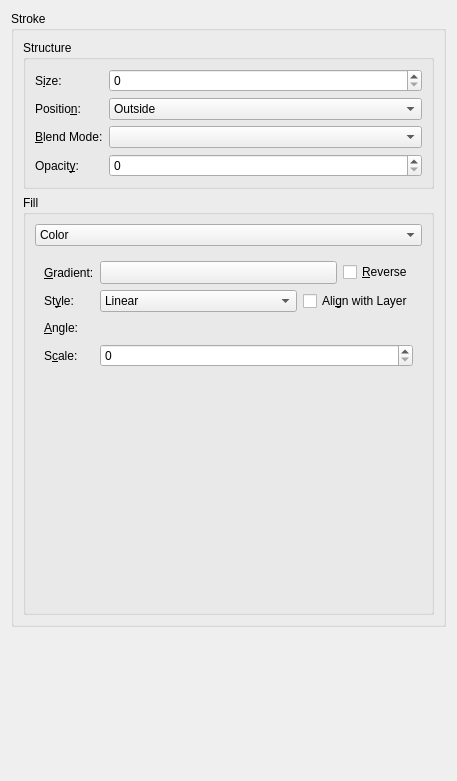
<?xml version="1.0" encoding="utf-8"?>
<ui version="4.0">
 <author>
    SPDX-FileCopyrightText: none
    SPDX-License-Identifier: GPL-3.0-or-later
  </author>
 <class>WdgStroke</class>
 <widget class="QWidget" name="WdgStroke">
  <property name="geometry">
   <rect>
    <x>0</x>
    <y>0</y>
    <width>457</width>
    <height>781</height>
   </rect>
  </property>
  <layout class="QGridLayout" name="gridLayout">
   <item column="0" row="0">
    <widget class="QGroupBox" name="groupBox">
     <property name="title">
      <string comment="Layer Style - Stroke">Stroke</string>
     </property>
     <layout class="QGridLayout" name="gridLayout_2">
      <item column="0" row="0">
       <widget class="QGroupBox" name="groupBox_2">
        <property name="title">
         <string>Structure</string>
        </property>
        <layout class="QFormLayout" name="formLayout">
         <item column="0" row="0">
          <widget class="QLabel" name="label">
           <property name="text">
            <string>S&amp;ize:</string>
           </property>
           <property name="buddy">
            <cstring>intSize</cstring>
           </property>
          </widget>
         </item>
         <item column="1" row="0">
          <widget class="KisSliderSpinBox" name="intSize" native="true">
           <property name="sizePolicy">
            <sizepolicy hsizetype="Expanding" vsizetype="Preferred">
             <horstretch>0</horstretch>
             <verstretch>0</verstretch>
            </sizepolicy>
           </property>
          </widget>
         </item>
         <item column="0" row="1">
          <widget class="QLabel" name="label_2">
           <property name="text">
            <string>Positio&amp;n:</string>
           </property>
           <property name="buddy">
            <cstring>cmbPosition</cstring>
           </property>
          </widget>
         </item>
         <item column="1" row="1">
          <widget class="QComboBox" name="cmbPosition">
           <property name="sizePolicy">
            <sizepolicy hsizetype="Expanding" vsizetype="Fixed">
             <horstretch>0</horstretch>
             <verstretch>0</verstretch>
            </sizepolicy>
           </property>
           <item>
            <property name="text">
             <string comment="@item:inlistbox Layer Style: Stroke position">Outside</string>
            </property>
           </item>
           <item>
            <property name="text">
             <string comment="@item:inlistbox Layer Style: Stroke position">Inside</string>
            </property>
           </item>
           <item>
            <property name="text">
             <string comment="@item:inlistbox Layer Style: Stroke position">Center</string>
            </property>
           </item>
          </widget>
         </item>
         <item column="0" row="2">
          <widget class="QLabel" name="label_3">
           <property name="text">
            <string>&amp;Blend Mode:</string>
           </property>
           <property name="buddy">
            <cstring>cmbCompositeOp</cstring>
           </property>
          </widget>
         </item>
         <item column="1" row="2">
          <widget class="KisLayerStyleCompositeOpComboBox" name="cmbCompositeOp">
           <property name="sizePolicy">
            <sizepolicy hsizetype="Expanding" vsizetype="Fixed">
             <horstretch>0</horstretch>
             <verstretch>0</verstretch>
            </sizepolicy>
           </property>
          </widget>
         </item>
         <item column="0" row="3">
          <widget class="QLabel" name="label_4">
           <property name="text">
            <string>Opacit&amp;y:</string>
           </property>
           <property name="buddy">
            <cstring>intOpacity</cstring>
           </property>
          </widget>
         </item>
         <item column="1" row="3">
          <widget class="KisSliderSpinBox" name="intOpacity" native="true">
           <property name="sizePolicy">
            <sizepolicy hsizetype="Expanding" vsizetype="Preferred">
             <horstretch>0</horstretch>
             <verstretch>0</verstretch>
            </sizepolicy>
           </property>
          </widget>
         </item>
        </layout>
       </widget>
      </item>
      <item column="0" row="1">
       <widget class="QGroupBox" name="groupBox_3">
        <property name="title">
         <string comment="@title:group In Layer Style">Fill</string>
        </property>
        <layout class="QVBoxLayout" name="verticalLayout">
         <item>
          <widget class="QComboBox" name="cmbFillType">
           <item>
            <property name="text">
             <string>Color</string>
            </property>
           </item>
           <item>
            <property name="text">
             <string>Gradient</string>
            </property>
           </item>
           <item>
            <property name="text">
             <string comment="@title:group In Layer Style">Pattern</string>
            </property>
           </item>
          </widget>
         </item>
         <item>
          <widget class="QStackedWidget" name="fillStack">
           <property name="currentIndex">
            <number>1</number>
           </property>
           <widget class="QWidget" name="page_3">
            <layout class="QFormLayout" name="formLayout_2">
             <item column="0" row="0">
              <widget class="QLabel" name="label_5">
               <property name="text">
                <string>Color:</string>
               </property>
              </widget>
             </item>
             <item column="1" row="0">
              <widget class="KisColorButton" name="bnColor">
               <property name="text">
                <string>...</string>
               </property>
              </widget>
             </item>
            </layout>
           </widget>
           <widget class="QWidget" name="page_4">
            <layout class="QFormLayout" name="formLayout_3">
             <item column="0" row="0">
              <widget class="QLabel" name="label_7">
               <property name="text">
                <string>&amp;Gradient:</string>
               </property>
               <property name="buddy">
                <cstring>cmbGradient</cstring>
               </property>
              </widget>
             </item>
             <item column="1" row="0">
              <layout class="QHBoxLayout" name="horizontalLayout_3">
               <item>
                <widget class="KisCmbGradient" name="cmbGradient">
                 <property name="sizePolicy">
                  <sizepolicy hsizetype="Expanding" vsizetype="Fixed">
                   <horstretch>0</horstretch>
                   <verstretch>0</verstretch>
                  </sizepolicy>
                 </property>
                </widget>
               </item>
               <item>
                <widget class="QCheckBox" name="chkReverse">
                 <property name="text">
                  <string>&amp;Reverse</string>
                 </property>
                </widget>
               </item>
              </layout>
             </item>
             <item column="0" row="1">
              <widget class="QLabel" name="label_6">
               <property name="text">
                <string>St&amp;yle:</string>
               </property>
               <property name="buddy">
                <cstring>cmbStyle</cstring>
               </property>
              </widget>
             </item>
             <item column="1" row="1">
              <layout class="QHBoxLayout" name="horizontalLayout_4">
               <item>
                <widget class="QComboBox" name="cmbStyle">
                 <property name="sizePolicy">
                  <sizepolicy hsizetype="Expanding" vsizetype="Fixed">
                   <horstretch>0</horstretch>
                   <verstretch>0</verstretch>
                  </sizepolicy>
                 </property>
                 <item>
                  <property name="text">
                   <string comment="Gradient type - Linear">Linear</string>
                  </property>
                 </item>
                 <item>
                  <property name="text">
                   <string>Radial</string>
                  </property>
                 </item>
                 <item>
                  <property name="text">
                   <string comment="@item:inlistbox Gradient style">Angle</string>
                  </property>
                 </item>
                 <item>
                  <property name="text">
                   <string>Reflected</string>
                  </property>
                 </item>
                 <item>
                  <property name="text">
                   <string comment="Gradient type - Diamond">Diamond</string>
                  </property>
                 </item>
                </widget>
               </item>
               <item>
                <widget class="QCheckBox" name="chkAlignWithLayer">
                 <property name="text">
                  <string>Ali&amp;gn with Layer</string>
                 </property>
                </widget>
               </item>
              </layout>
             </item>
             <item column="0" row="2">
              <widget class="QLabel" name="label_9">
               <property name="text">
                <string>&amp;Angle:</string>
               </property>
               <property name="buddy">
                <cstring>angleSelector</cstring>
               </property>
              </widget>
             </item>
             <item column="0" row="4">
              <widget class="QLabel" name="label_8">
               <property name="text">
                <string>S&amp;cale:</string>
               </property>
               <property name="buddy">
                <cstring>intScale</cstring>
               </property>
              </widget>
             </item>
             <item column="1" row="4">
              <widget class="KisSliderSpinBox" name="intScale" native="true">
               <property name="sizePolicy">
                <sizepolicy hsizetype="Expanding" vsizetype="Preferred">
                 <horstretch>0</horstretch>
                 <verstretch>0</verstretch>
                </sizepolicy>
               </property>
               <property name="toolTip">
                <string>Set size of gradation</string>
               </property>
              </widget>
             </item>
             <item column="1" row="2">
              <layout class="QHBoxLayout" name="horizontalLayout">
               <item>
                <widget class="KisLayerStyleAngleSelector" name="angleSelector" native="true">
                 <property name="sizePolicy">
                  <sizepolicy hsizetype="Preferred" vsizetype="Preferred">
                   <horstretch>0</horstretch>
                   <verstretch>0</verstretch>
                  </sizepolicy>
                 </property>
                </widget>
               </item>
               <item>
                <spacer name="horizontalSpacer">
                 <property name="orientation">
                  <enum>Qt::Horizontal</enum>
                 </property>
                 <property name="sizeHint" stdset="0">
                  <size>
                   <width>40</width>
                   <height>20</height>
                  </size>
                 </property>
                </spacer>
               </item>
              </layout>
             </item>
            </layout>
           </widget>
           <widget class="QWidget" name="page_2">
            <layout class="QFormLayout" name="formLayout_4">
             <item column="0" row="0">
              <widget class="QLabel" name="label_11">
               <property name="text">
                <string>Pattern:</string>
               </property>
              </widget>
             </item>
             <item column="1" row="0">
              <layout class="QVBoxLayout" name="verticalLayout_2">
               <item>
                <widget class="KisPatternChooser" name="patternChooser">
                 <property name="sizePolicy">
                  <sizepolicy hsizetype="Expanding" vsizetype="Expanding">
                   <horstretch>0</horstretch>
                   <verstretch>0</verstretch>
                  </sizepolicy>
                 </property>
                 <property name="minimumSize">
                  <size>
                   <width>250</width>
                   <height>250</height>
                  </size>
                 </property>
                 <property name="frameShape">
                  <enum>QFrame::StyledPanel</enum>
                 </property>
                 <property name="frameShadow">
                  <enum>QFrame::Raised</enum>
                 </property>
                </widget>
               </item>
               <item>
                <widget class="QPushButton" name="bnSnapToOrigin">
                 <property name="text">
                  <string>Sn&amp;ap to Origin</string>
                 </property>
                </widget>
               </item>
              </layout>
             </item>
             <item column="0" row="1">
              <widget class="QLabel" name="label_10">
               <property name="text">
                <string>S&amp;cale:</string>
               </property>
               <property name="buddy">
                <cstring>intScale</cstring>
               </property>
              </widget>
             </item>
             <item column="1" row="1">
              <widget class="KisSliderSpinBox" name="intScale_2" native="true">
               <property name="toolTip">
                <string>Set size of gradation</string>
               </property>
              </widget>
             </item>
             <item column="1" row="2">
              <widget class="QCheckBox" name="chkLinkWithLayer">
               <property name="text">
                <string>Lin&amp;k with Layer</string>
               </property>
              </widget>
             </item>
            </layout>
           </widget>
          </widget>
         </item>
        </layout>
       </widget>
      </item>
     </layout>
    </widget>
   </item>
   <item column="0" row="1">
    <spacer name="verticalSpacer">
     <property name="orientation">
      <enum>Qt::Vertical</enum>
     </property>
     <property name="sizeHint" stdset="0">
      <size>
       <width>20</width>
       <height>40</height>
      </size>
     </property>
    </spacer>
   </item>
  </layout>
 </widget>
 <customwidgets>
  <customwidget>
   <class>KisColorButton</class>
   <extends>QPushButton</extends>
   <header>kis_color_button.h</header>
  </customwidget>
  <customwidget>
   <class>KisSliderSpinBox</class>
   <extends>QSpinBox</extends>
   <header location="global">kis_slider_spin_box.h</header>
   <container>1</container>
  </customwidget>
  <customwidget>
   <class>KisLayerStyleCompositeOpComboBox</class>
   <extends>QComboBox</extends>
   <header location="global">kis_cmb_composite.h</header>
  </customwidget>
  <customwidget>
   <class>KisLayerStyleAngleSelector</class>
   <extends>QWidget</extends>
   <header>KisLayerStyleAngleSelector.h</header>
   <container>1</container>
  </customwidget>
  <customwidget>
   <class>KisCmbGradient</class>
   <extends>QToolButton</extends>
   <header>kis_cmb_gradient.h</header>
  </customwidget>
  <customwidget>
   <class>KisPatternChooser</class>
   <extends>QFrame</extends>
   <header location="global">kis_pattern_chooser.h</header>
   <container>1</container>
  </customwidget>
 </customwidgets>
 <resources/>
 <connections/>
</ui>
